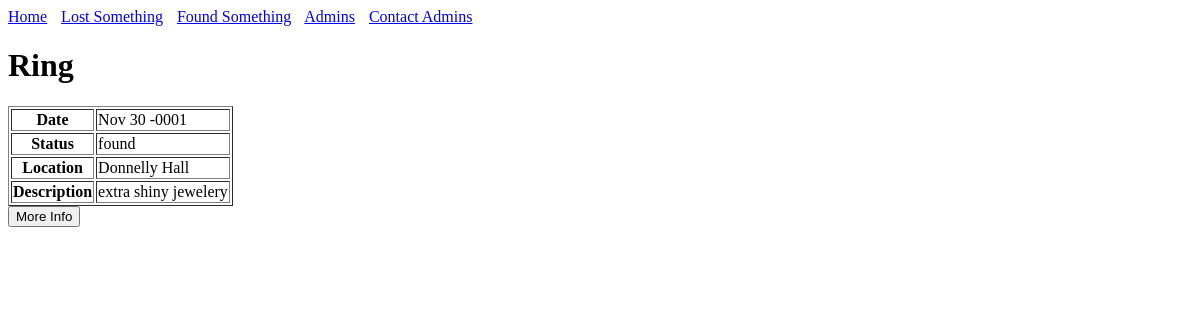
The page /iteminfo.php?itemid=5 on the database as committed earlier.
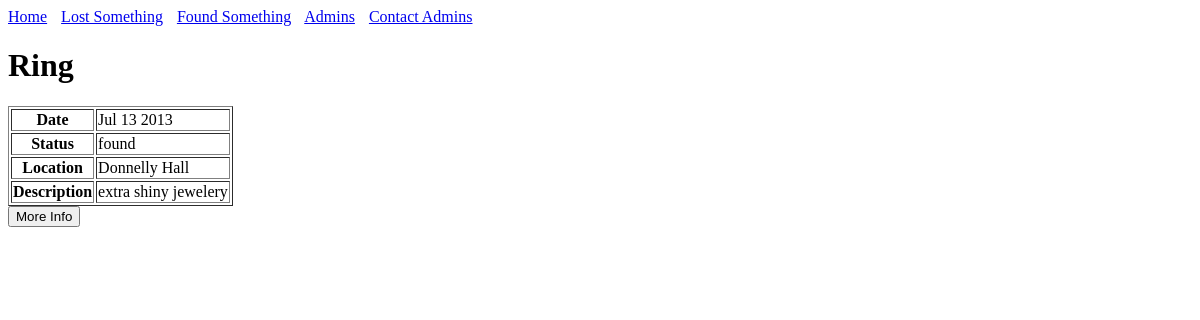
The same page on the database as committed later.
### tables this page shows
CREATE TABLE IF NOT EXISTS stuff(
	id INT AUTO_INCREMENT,
	location_id INT,
	name TEXT NOT NULL,
	description TEXT NOT NULL,
	create_date DATETIME NOT NULL,
	update_date TIMESTAMP NOT NULL,
	room TEXT,
	owner TEXT,
	email TEXT,
	phone TEXT,
	finder TEXT,
	status SET('found', 'lost', 'claimed') NOT NULL,
	PRIMARY KEY(id),
	FOREIGN KEY(location_id)
		REFERENCES locations(id)
);

CREATE TABLE IF NOT EXISTS locations(
	id INT AUTO_INCREMENT,
	create_date DATETIME NOT NULL,
	update_date DATETIME NOT NULL,
	name TEXT NOT NULL,
	PRIMARY KEY(id)
);

### includes/helpers.php (the view, shortened to what this page needs)
<?php
function show_item($dbc, $id) {
	$query = 'SELECT owner FROM stuff WHERE id = "' . $id . '"';
	$results = mysqli_query( $dbc , $query ) ;
	$row = mysqli_fetch_array( $results , MYSQLI_ASSOC ) ;
	if($row['owner'] != NULL){
		$query = 'SELECT s.name, s.description, s.update_date, s.status, s.owner, s.email, s.phone, l.name AS location FROM stuff s INNER JOIN locations l ON l.id = s.location_id WHERE s.id = "' . $id . '"';
	}
	else {
		$query = 'SELECT s.name, s.description, s.update_date, s.status, s.finder, s.email, s.phone, l.name AS location FROM stuff s INNER JOIN locations l ON l.id = s.location_id WHERE s.id = "' . $id . '"';
	}
	$results = mysqli_query( $dbc , $query ) ;
	if( $results )
	{
  		echo '<TABLE BORDER = 1>';
  		$row = mysqli_fetch_array( $results , MYSQLI_ASSOC ) ;
		echo '<h1>' . $row['name'] . '</h1>' ;
		echo '<TR>' ;
		echo '<TH>Date</TH>';
		echo '<TD>' . date("M d Y", strtotime($row['update_date'])) . '</TD>' ;
		echo '</TR>' ;
		echo '<TR>' ;
		echo '<TH>Status</TH>';
		echo '<TD>' . $row['status'] . '</TD>' ;
		echo '</TR>' ;
		echo '<TR>' ;
		echo '<TH>Location</TH>';
		echo '<TD>' . $row['location'] . '</TD>' ;
		echo '</TR>' ;
		echo '<TR>' ;
		echo '<TH>Description</TH>';
		echo '<TD>' . $row['description'] . '</TD>' ;
		echo '</TR>' ;
  		echo '</TABLE>';
		echo '<button type="button" onclick="toggleInfo();">More Info</button>';
	}
}
?>

Rows that differ between the two databases and show on the page:
changed stuff "Ring": update_date "Nov 30 -0001" → "Jul 13 2013"
